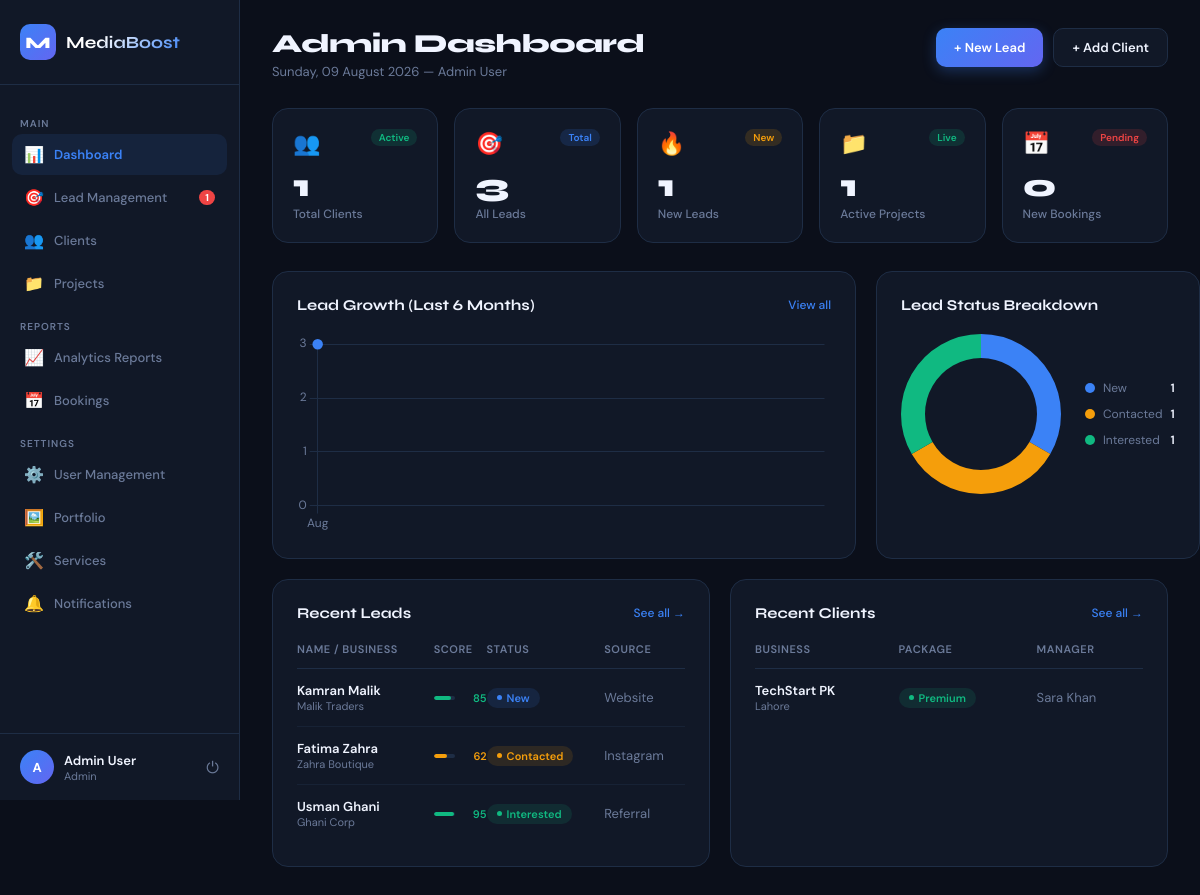
Page /admin/dashboard.php (signed in) on the committed database.
### tables this page shows
CREATE TABLE users (
    id          INT AUTO_INCREMENT PRIMARY KEY,
    name        VARCHAR(100) NOT NULL,
    email       VARCHAR(150) NOT NULL UNIQUE,
    password    VARCHAR(255) NOT NULL,
    role        ENUM('admin','manager','employee') DEFAULT 'employee',
    phone       VARCHAR(20),
    is_active   TINYINT(1) DEFAULT 1,
    created_at  TIMESTAMP DEFAULT CURRENT_TIMESTAMP,
    updated_at  TIMESTAMP DEFAULT CURRENT_TIMESTAMP ON UPDATE CURRENT_TIMESTAMP
);

CREATE TABLE leads (
    id              INT AUTO_INCREMENT PRIMARY KEY,
    name            VARCHAR(100) NOT NULL,
    email           VARCHAR(150),
    phone           VARCHAR(20),
    business_name   VARCHAR(150),
    service_interest VARCHAR(100),
    budget          ENUM('under_50k','50k_150k','150k_500k','500k_plus') DEFAULT 'under_50k',
    source          ENUM('website','whatsapp','referral','facebook','instagram','other') DEFAULT 'website',
    status          ENUM('new','contacted','interested','negotiation','closed_won','closed_lost','junk') DEFAULT 'new',
    notes           TEXT,
    assigned_to     INT,
    ai_score        TINYINT DEFAULT 0,             
    follow_up_date  DATE,
    created_at      TIMESTAMP DEFAULT CURRENT_TIMESTAMP,
    updated_at      TIMESTAMP DEFAULT CURRENT_TIMESTAMP ON UPDATE CURRENT_TIMESTAMP,
    FOREIGN KEY (assigned_to) REFERENCES users(id) ON DELETE SET NULL
);

CREATE TABLE clients (
    id              INT AUTO_INCREMENT PRIMARY KEY,
    business_name   VARCHAR(150) NOT NULL,
    contact_person  VARCHAR(100) NOT NULL,
    email           VARCHAR(150) NOT NULL UNIQUE,
    password        VARCHAR(255) NOT NULL,
    phone           VARCHAR(20),
    city            VARCHAR(80),
    industry        VARCHAR(100),
    package         ENUM('basic','standard','premium') DEFAULT 'basic',
    assigned_to     INT,                           
    is_active       TINYINT(1) DEFAULT 1,
    created_at      TIMESTAMP DEFAULT CURRENT_TIMESTAMP,
    updated_at      TIMESTAMP DEFAULT CURRENT_TIMESTAMP ON UPDATE CURRENT_TIMESTAMP,
    FOREIGN KEY (assigned_to) REFERENCES users(id) ON DELETE SET NULL
);

### includes/auth.php (called while the page is built, shortened)
<?php
function currentUser(): array {
    return ['id'=>$_SESSION['user_id']??null,'name'=>$_SESSION['user_name']??'Guest','role'=>$_SESSION['user_role']??null,'type'=>$_SESSION['user_type']??null];
}

### admin/dashboard.php (the view, shortened to what this page needs)
<?php
require_once '../includes/auth.php';
$db=getDB();$user=currentUser();
$stats['total_clients']  =$db->query("SELECT COUNT(*) FROM clients WHERE is_active=1")->fetchColumn();
$stats['total_leads']    =$db->query("SELECT COUNT(*) FROM leads")->fetchColumn();
$stats['new_leads']      =$db->query("SELECT COUNT(*) FROM leads WHERE status='new'")->fetchColumn();
$stats['active_projects']=$db->query("SELECT COUNT(*) FROM projects WHERE status='in_progress'")->fetchColumn();
$stats['bookings']       =$db->query("SELECT COUNT(*) FROM bookings WHERE status='pending'")->fetchColumn();
$recentLeads=$db->query("SELECT l.*,u.name AS assigned_name FROM leads l LEFT JOIN users u ON l.assigned_to=u.id ORDER BY l.created_at DESC LIMIT 6")->fetchAll();
$leadStatuses=$db->query("SELECT status,COUNT(*) as cnt FROM leads GROUP BY status")->fetchAll();
$monthlyLeads=$db->query("SELECT DATE_FORMAT(created_at,'%b') AS month,COUNT(*) AS cnt FROM leads WHERE created_at>=DATE_SUB(NOW(),INTERVAL 6 MONTH) GROUP BY MONTH(created_at),DATE_FORMAT(created_at,'%b') ORDER BY MONTH(created_at)")->fetchAll();
$recentClients=$db->query("SELECT c.*,u.name AS manager_name FROM clients c LEFT JOIN users u ON c.assigned_to=u.id ORDER BY c.created_at DESC LIMIT 5")->fetchAll();
?>
<!DOCTYPE html><html lang="en"><head>
</head><body>
<aside class="sidebar">
  <div class="sidebar-logo"><div class="logo-icon">M</div><span class="logo-name">MediaBoost</span></div>
  <nav class="nav">
    <div class="nav-section">Main</div>
    <a href="dashboard.php" class="nav-item <?php echo basename($_SERVER['PHP_SELF'])==='dashboard.php'?'active':''; ?>"><span class="nav-icon">📊</span> Dashboard</a>
    <a href="leads.php" class="nav-item <?php echo basename($_SERVER['PHP_SELF'])==='leads.php'?'active':''; ?>">
      <span class="nav-icon">🎯</span> Lead Management
      <?php $__nb=$db->query("SELECT COUNT(*) FROM leads WHERE status='new'")->fetchColumn(); if($__nb>0): ?><span class="nav-badge"><?php echo $__nb; ?></span><?php endif; ?>
    </a>
    <a href="clients.php" class="nav-item <?php echo basename($_SERVER['PHP_SELF'])==='clients.php'?'active':''; ?>"><span class="nav-icon">👥</span> Clients</a>
    <a href="projects.php" class="nav-item <?php echo basename($_SERVER['PHP_SELF'])==='projects.php'?'active':''; ?>"><span class="nav-icon">📁</span> Projects</a>
    <div class="nav-section">Reports</div>
    <a href="reports.php" class="nav-item <?php echo basename($_SERVER['PHP_SELF'])==='reports.php'?'active':''; ?>"><span class="nav-icon">📈</span> Analytics Reports</a>
    <a href="bookings.php" class="nav-item <?php echo basename($_SERVER['PHP_SELF'])==='bookings.php'?'active':''; ?>">
      <span class="nav-icon">📅</span> Bookings
    </a>
    <div class="nav-section">Settings</div>
    <a href="users.php" class="nav-item <?php echo basename($_SERVER['PHP_SELF'])==='users.php'?'active':''; ?>"><span class="nav-icon">⚙️</span> User Management</a>
    <a href="portfolio.php" class="nav-item <?php echo basename($_SERVER['PHP_SELF'])==='portfolio.php'?'active':''; ?>"><span class="nav-icon">🖼️</span> Portfolio</a>
    <a href="services.php" class="nav-item <?php echo basename($_SERVER['PHP_SELF'])==='services.php'?'active':''; ?>"><span class="nav-icon">🛠️</span> Services</a>
    <a href="notifications.php" class="nav-item <?php echo basename($_SERVER['PHP_SELF'])==='notifications.php'?'active':''; ?>">
      <span class="nav-icon">🔔</span> Notifications
    </a>
  </nav>
  <div class="sidebar-user">
    <div class="user-avatar"><?php echo strtoupper($user['name'][0]); ?></div>
    <div class="user-info"><div class="user-name"><?php echo htmlspecialchars($user['name']); ?></div><div class="user-role"><?php echo $user['role']; ?></div></div>
    <a href="../logout.php" class="logout-btn" title="Logout">⏻</a>
  </div>
</aside>
<main class="main">
  <div class="page-header">
    <div>
      <div class="page-title">Admin Dashboard</div>
      <div class="page-date"><?= date('l, d F Y') ?> — <?= htmlspecialchars($user['name']) ?></div>
    </div>
    <div class="header-actions">
      <a href="leads.php?action=add" class="btn btn-primary">+ New Lead</a>
      <a href="clients.php?action=add" class="btn btn-ghost">+ Add Client</a>
    </div>
  </div>
  <div class="stats-grid">
    <div class="stat-card"><div class="stat-top"><span class="stat-icon">👥</span><span class="stat-badge badge-green">Active</span></div><div class="stat-value"><?= $stats['total_clients'] ?></div><div class="stat-label">Total Clients</div></div>
    <div class="stat-card"><div class="stat-top"><span class="stat-icon">🎯</span><span class="stat-badge badge-blue">Total</span></div><div class="stat-value"><?= $stats['total_leads'] ?></div><div class="stat-label">All Leads</div></div>
    <div class="stat-card"><div class="stat-top"><span class="stat-icon">🔥</span><span class="stat-badge badge-amber">New</span></div><div class="stat-value"><?= $stats['new_leads'] ?></div><div class="stat-label">New Leads</div></div>
    <div class="stat-card"><div class="stat-top"><span class="stat-icon">📁</span><span class="stat-badge badge-green">Live</span></div><div class="stat-value"><?= $stats['active_projects'] ?></div><div class="stat-label">Active Projects</div></div>
    <div class="stat-card"><div class="stat-top"><span class="stat-icon">📅</span><span class="stat-badge badge-red">Pending</span></div><div class="stat-value"><?= $stats['bookings'] ?></div><div class="stat-label">New Bookings</div></div>
  </div>
  <div class="grid-3">
    <div class="card"><div class="card-title">Lead Growth (Last 6 Months) <a href="leads.php" class="card-link">View all</a></div><div class="chart-wrap"><canvas id="lineChart"></canvas></div></div>
    <div class="card"><div class="card-title">Lead Status Breakdown</div><div class="donut-wrap"><canvas id="donutChart" class="donut-canvas"></canvas><ul class="legend" id="donutLegend"></ul></div></div>
  </div>
  <div class="grid-2">
    <div class="card">
      <div class="card-title">Recent Leads <a href="leads.php" class="card-link">See all →</a></div>
      <table><thead><tr><th>Name / Business</th><th>Score</th><th>Status</th><th>Source</th></tr></thead>
      <tbody>
      <?php foreach($recentLeads as $lead): ?>
        <?php $score=$lead['ai_score'];$sc=$score>=75?'#10b981':($score>=50?'#f59e0b':'#ef4444'); ?>
        <tr>
          <td><div style="font-weight:600"><?= htmlspecialchars($lead['name']) ?></div><div style="font-size:11px;color:var(--muted)"><?= htmlspecialchars($lead['business_name']??'—') ?></div></td>
          <td><div class="score-wrap"><div class="score-bar"><div class="score-fill" style="width:<?= $score ?>%;background:<?= $sc ?>"></div></div><span class="score-num" style="color:<?= $sc ?>"><?= $score ?></span></div></td>
          <td><span class="status s-<?= $lead['status'] ?>"><?= ucfirst(str_replace('_',' ',$lead['status'])) ?></span></td>
          <td style="color:var(--muted);text-transform:capitalize"><?= $lead['source'] ?></td>
        </tr>
      <?php endforeach; ?>
      </tbody></table>
    </div>
    <div class="card">
      <div class="card-title">Recent Clients <a href="clients.php" class="card-link">See all →</a></div>
      <table><thead><tr><th>Business</th><th>Package</th><th>Manager</th></tr></thead>
      <tbody>
      <?php foreach($recentClients as $c): ?>
        <tr>
          <td><div style="font-weight:600"><?= htmlspecialchars($c['business_name']) ?></div><div style="font-size:11px;color:var(--muted)"><?= htmlspecialchars($c['city']??'—') ?></div></td>
          <td><span class="status <?= $c['package']==='premium'?'s-interested':($c['package']==='standard'?'s-contacted':'s-new') ?>"><?= ucfirst($c['package']) ?></span></td>
          <td style="color:var(--muted)"><?= htmlspecialchars($c['manager_name']??'Unassigned') ?></td>
        </tr>
      <?php endforeach; ?>
      </tbody></table>
    </div>
  </div>
</main>
<script>
Chart.defaults.color='#6b7a99';Chart.defaults.font.family="'DM Sans',sans-serif";
const lineData=<?= json_encode(array_values($monthlyLeads)) ?>;
new Chart(document.getElementById('lineChart'),{type:'line',data:{labels:lineData.length?lineData.map(d=>d.month):['Apr','May','Jun','Jul','Aug','Sep'],datasets:[{label:'Leads',data:lineData.length?lineData.map(d=>d.cnt):[2,5,3,7,4,8],borderColor:'#3b82f6',backgroundColor:'rgba(59,130,246,.08)',tension:.4,fill:true,pointBackgroundColor:'#3b82f6',pointRadius:4,borderWidth:2.5}]},options:{responsive:true,maintainAspectRatio:false,plugins:{legend:{display:false}},scales:{x:{grid:{color:'#1e2d45'},border:{display:false}},y:{grid:{color:'#1e2d45'},border:{display:false},beginAtZero:true,ticks:{precision:0}}}}});
const donutRaw=<?= json_encode(array_values($leadStatuses)) ?>;
const colors={new:'#3b82f6',contacted:'#f59e0b',interested:'#10b981',negotiation:'#f97316',closed_won:'#6ee7b7',closed_lost:'#ef4444',junk:'#6b7a99'};
const labels=donutRaw.map(d=>d.status),values=donutRaw.map(d=>parseInt(d.cnt)),bgs=labels.map(l=>colors[l]||'#6b7a99');
new Chart(document.getElementById('donutChart'),{type:'doughnut',data:{labels,datasets:[{data:values,backgroundColor:bgs,borderWidth:0,hoverOffset:4}]},options:{responsive:false,cutout:'70%',plugins:{legend:{display:false}}}});
const legend=document.getElementById('donutLegend');
labels.forEach((lbl,i)=>{const li=document.createElement('li');li.innerHTML=`<span class="legend-dot" style="background:${bgs[i]}"></span><span class="legend-label">${lbl.replace('_',' ')}</span><span class="legend-val">${values[i]}</span>`;legend.appendChild(li);});
</script>
</body></html>

### rows in the picture
users: name "A", name "Admin User"
leads: assigned_to "1", id "3", name "Usman Ghani", business_name "Ghani Corp", ai_score "95", status "Interested", source "Referral"
leads: name "Kamran Malik", business_name "Malik Traders", ai_score "85", status "New", source "Website"
leads: name "Fatima Zahra", business_name "Zahra Boutique", ai_score "62", status "Contacted", source "Instagram"
clients: business_name "TechStart PK", city "Lahore", package "Premium", assigned_to.name "Sara Khan"

### other values in the picture
$__nb "1"
$user['role'] "Admin"
$stats['bookings'] "0"
chart data {{ json_encode(array_values($monthlyLeads)) }} [{"month":"Aug","cnt":3}]
chart data {{ json_encode(array_values($leadStatuses)) }} [{"status":"new","cnt":1},{"status":"contacted","cnt":1},{"status":"interested","cnt":1}]
